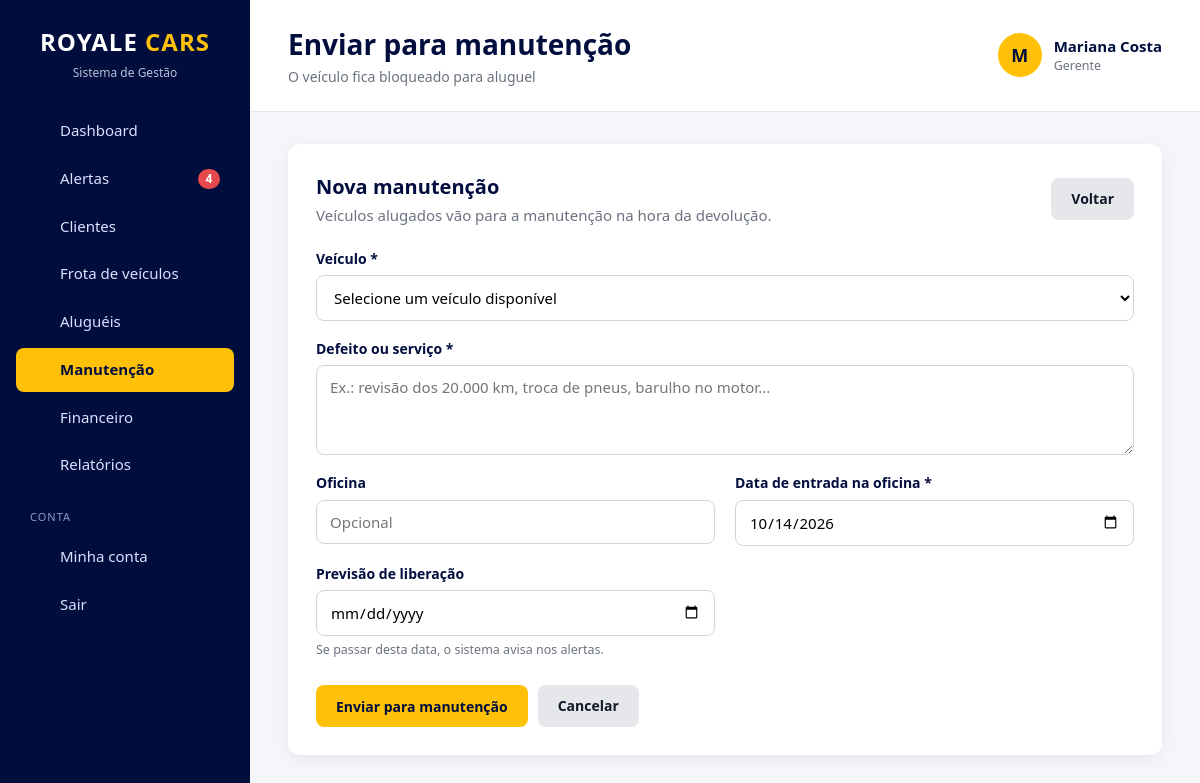
The page /manutencoes/cadastrar.php (signed in) on the database its author committed.
### tables this page shows
CREATE TABLE `usuario_permissoes` (
    `usuario_id` INT         NOT NULL,
    `permissao`  VARCHAR(50) NOT NULL,

    PRIMARY KEY (`usuario_id`, `permissao`),

    CONSTRAINT `fk_permissoes_usuario`
        FOREIGN KEY (`usuario_id`) REFERENCES `usuarios` (`id`)
        ON DELETE CASCADE
);

CREATE TABLE `usuarios` (
    `id`            INT          NOT NULL AUTO_INCREMENT,
    `nome`          VARCHAR(100) NOT NULL,
    `email`         VARCHAR(150) NOT NULL,
    `senha`         VARCHAR(255) NOT NULL,
    `cargo`         ENUM('chefe','gerente','funcionario') NOT NULL DEFAULT 'funcionario',
    `ativo`         TINYINT(1)   NOT NULL DEFAULT 1,
    `trocar_senha`  TINYINT(1)   NOT NULL DEFAULT 0,
    `ultimo_acesso` DATETIME     NULL,
    `criado_em`     TIMESTAMP    NOT NULL DEFAULT CURRENT_TIMESTAMP,
    `atualizado_em` TIMESTAMP    NULL ON UPDATE CURRENT_TIMESTAMP,

    PRIMARY KEY (`id`),
    UNIQUE KEY `uk_usuarios_email` (`email`),

    CONSTRAINT `ck_usuarios_nome`  CHECK (CHAR_LENGTH(TRIM(`nome`)) >= 3),
    CONSTRAINT `ck_usuarios_email` CHECK (`email` LIKE '_%@_%._%'),
    CONSTRAINT `ck_usuarios_ativo` CHECK (`ativo` IN (0, 1))
);

### config/database.php (called while the page is built, shortened)
<?php
$usuario = 'root';

### includes/auth.php (called while the page is built, shortened)
<?php
function usuario_logado(): ?array
{
    static $usuario = false;
    if ($usuario !== false) {
        return $usuario;
    }
    $id = (int) ($_SESSION['usuario_id'] ?? 0);
    $dados = db_linha(
        'SELECT id, nome, email, cargo, ativo, trocar_senha FROM usuarios WHERE id = ?',
        [$id]
    );
    $dados['permissoes'] = array_column(
        db_todos('SELECT permissao FROM usuario_permissoes WHERE usuario_id = ?', [$id]),
        'permissao'
    );
    $usuario = $dados;
    return $usuario;
}
function eh_chefe(): bool
{
    $usuario = usuario_logado();
    return $usuario && $usuario['cargo'] === 'chefe';
}
function pode(string $permissao): bool
{
    $usuario = usuario_logado();
    return $usuario['cargo'] === 'chefe' || in_array($permissao, $usuario['permissoes'], true);
}
function exigir_login(): array
{
    $usuario = usuario_logado();
    return $usuario;
}
function exigir_permissao(string ...$permissoes): void
{
    exigir_login();
    foreach ($permissoes as $permissao) {
        if (pode($permissao)) {
            return;
        }
    }
}
    ?>

### includes/alertas.php (called while the page is built, shortened)
<?php
function buscar_alertas(): array
{
    $alertas = [
        'atrasadas'           => [],
        'devolucoes_proximas' => [],
        'em_manutencao'       => [],
        'cnh'                 => [],
        'login_suspeito'      => [],
    ];
    if (pode('locacoes_ver')) {
        $alertas['atrasadas'] = db_todos(
            "SELECT l.id, l.data_prevista, l.valor_diaria,
                    DATEDIFF(CURDATE(), l.data_prevista) AS dias_atraso,
                    c.nome AS cliente, c.telefone,
                    v.marca, v.modelo, v.placa
             FROM locacoes l
             JOIN clientes c ON c.id = l.cliente_id
             JOIN veiculos v ON v.id = l.veiculo_id
             WHERE l.status = 'Em andamento' AND l.data_prevista < CURDATE()
             ORDER BY l.data_prevista"
        );
        $alertas['devolucoes_proximas'] = db_todos(
            "SELECT l.id, l.data_prevista,
                    DATEDIFF(l.data_prevista, CURDATE()) AS faltam,
                    c.nome AS cliente, c.telefone,
                    v.marca, v.modelo, v.placa
             FROM locacoes l
             JOIN clientes c ON c.id = l.cliente_id
             JOIN veiculos v ON v.id = l.veiculo_id
             WHERE l.status = 'Em andamento'
               AND l.data_prevista BETWEEN CURDATE() AND DATE_ADD(CURDATE(), INTERVAL ? DAY)
             ORDER BY l.data_prevista",
            [DIAS_AVISO_DEVOLUCAO]
        );
    }
    if (pode('manutencoes') || pode('veiculos_ver')) {
        $alertas['em_manutencao'] = db_todos(
            "SELECT m.id, m.defeito, m.oficina, m.data_entrada, m.previsao_liberacao,
                    DATEDIFF(CURDATE(), m.data_entrada) AS dias_parado,
                    (m.previsao_liberacao IS NOT NULL AND m.previsao_liberacao < CURDATE()) AS previsao_vencida,
                    v.id AS veiculo_id, v.marca, v.modelo, v.placa
             FROM manutencoes m
             JOIN veiculos v ON v.id = m.veiculo_id
             WHERE m.status = 'Em andamento'
             ORDER BY m.data_entrada"
        );
    }
    if (pode('clientes_ver')) {
        $alertas['cnh'] = db_todos(
            "SELECT id, nome, telefone, cnh_validade,
                    DATEDIFF(cnh_validade, CURDATE()) AS dias
             FROM clientes
             WHERE arquivado = 0
               AND cnh_validade <= DATE_ADD(CURDATE(), INTERVAL ? DAY)
             ORDER BY cnh_validade",
            [DIAS_AVISO_CNH]
        );
    }
    return $alertas;
}
function contar_alertas(): int
{
    static $total = null;
    if ($total === null) {
        $total = 0;
        foreach (buscar_alertas() as $lista) {
            $total += count($lista);
        }
    }
    return $total;
}

### manutencoes/cadastrar.php (the view, shortened to what this page needs)
<?php
exigir_permissao('manutencoes');
$hoje = date('Y-m-d');
$erros = [];
$dados = [
    'veiculo_id'         => (int) ($_POST['veiculo_id'] ?? $_GET['veiculo_id'] ?? 0),
    'defeito'            => trim((string) ($_POST['defeito'] ?? '')),
    'oficina'            => trim((string) ($_POST['oficina'] ?? '')),
    'data_entrada'       => (string) ($_POST['data_entrada'] ?? $hoje),
    'previsao_liberacao' => (string) ($_POST['previsao_liberacao'] ?? ''),
];
$veiculos = db_todos(
    "SELECT id, marca, modelo, placa FROM veiculos
     WHERE arquivado = 0 AND status = 'Disponível'
     ORDER BY marca, modelo"
);
$titulo = 'Enviar para manutenção';
$subtitulo = 'O veículo fica bloqueado para aluguel';
$menu = 'manutencoes';
require RAIZ . '/includes/cabecalho.php';
?>
<div class="form-container">
    <div class="page-header">
        <div>
            <h2>Nova manutenção</h2>
            <p>Veículos alugados vão para a manutenção na hora da devolução.</p>
        </div>
        <a href="<?= e(url('manutencoes/index.php')) ?>" class="btn-secondary">Voltar</a>
    </div>
    <form method="POST" novalidate>
        <div class="form-grid">
            <div class="form-group inteiro">
                <label for="veiculo_id">Veículo *</label>
                <select id="veiculo_id" name="veiculo_id" class="<?= classe_erro($erros, 'veiculo_id') ?>" required>
                    <option value="">Selecione um veículo disponível</option>
                </select>
            </div>
            <div class="form-group inteiro">
                <label for="defeito">Defeito ou serviço *</label>
                <textarea id="defeito" name="defeito" maxlength="1000" class="<?= classe_erro($erros, 'defeito') ?>"
                          placeholder="Ex.: revisão dos 20.000 km, troca de pneus, barulho no motor..." required><?= e($dados['defeito']) ?></textarea>
            </div>
            <div class="form-group">
                <label for="oficina">Oficina</label>
                <input type="text" id="oficina" name="oficina" maxlength="150" value="<?= e($dados['oficina']) ?>" placeholder="Opcional">
            </div>
            <div class="form-group">
                <label for="data_entrada">Data de entrada na oficina *</label>
                <input type="date" id="data_entrada" name="data_entrada" value="<?= e($dados['data_entrada']) ?>" max="<?= $hoje ?>"
                       class="<?= classe_erro($erros, 'data_entrada') ?>" required>
            </div>
            <div class="form-group">
                <label for="previsao_liberacao">Previsão de liberação</label>
                <input type="date" id="previsao_liberacao" name="previsao_liberacao" value="<?= e($dados['previsao_liberacao']) ?>"
                       min="<?= $hoje ?>" class="<?= classe_erro($erros, 'previsao_liberacao') ?>">
                <small class="campo-ajuda">Se passar desta data, o sistema avisa nos alertas.</small>
            </div>
        </div>
        <div class="form-actions">
            <button type="submit" class="btn-primary" <?= !$veiculos ? 'disabled' : '' ?>>Enviar para manutenção</button>
            <a href="<?= e(url('manutencoes/index.php')) ?>" class="btn-secondary">Cancelar</a>
        </div>
    </form>
</div>
<?php require RAIZ . '/includes/rodape.php'; ?>

### includes/cabecalho.php (shortened to what this page needs)
<?php
$usuarioAtual = usuario_logado();
$subtitulo = $subtitulo ?? '';
$menu = $menu ?? '';
$itensMenu = [
    ['chave' => 'dashboard',   'texto' => 'Dashboard',         'link' => 'dashboard.php',            'icone' => 'inicio',     'mostrar' => true],
    ['chave' => 'alertas',     'texto' => 'Alertas',           'link' => 'alertas.php',              'icone' => 'alerta',     'mostrar' => true],
    ['chave' => 'clientes',    'texto' => 'Clientes',          'link' => 'clientes/index.php',       'icone' => 'clientes',   'mostrar' => pode('clientes_ver')],
    ['chave' => 'veiculos',    'texto' => 'Frota de veículos', 'link' => 'veiculos/index.php',       'icone' => 'veiculos',   'mostrar' => pode('veiculos_ver')],
    ['chave' => 'locacoes',    'texto' => 'Aluguéis',          'link' => 'locacoes/index.php',       'icone' => 'locacoes',   'mostrar' => pode('locacoes_ver')],
    ['chave' => 'manutencoes', 'texto' => 'Manutenção',        'link' => 'manutencoes/index.php',    'icone' => 'manutencao', 'mostrar' => pode('manutencoes')],
    ['chave' => 'financeiro',  'texto' => 'Financeiro',        'link' => 'financeiro/index.php',     'icone' => 'financeiro', 'mostrar' => pode('financeiro')],
    ['chave' => 'relatorios',  'texto' => 'Relatórios',        'link' => 'relatorios/index.php',     'icone' => 'relatorios', 'mostrar' => pode('relatorios') || pode('relatorios_financeiros')],
];
$totalAlertas = $usuarioAtual ? contar_alertas() : 0;
?>
<!DOCTYPE html>
<html lang="pt-BR">
<head>
    <link rel="stylesheet" href="<?= e(url('css/style.css')) ?>">
</head>
<body>
<aside class="sidebar" id="sidebar">
    <div class="logo">
        <h2>ROYALE <span>CARS</span></h2>
        <p class="logo-subtitle">Sistema de Gestão</p>
    </div>
    <nav class="menu">
        <?php foreach ($itensMenu as $item): ?>
            <?php if ($item['mostrar']): ?>
                <a href="<?= e(url($item['link'])) ?>" class="<?= $menu === $item['chave'] ? 'active' : '' ?>">
                    <?= icone($item['icone']) ?>
                    <span><?= e($item['texto']) ?></span>
                    <?php if ($item['chave'] === 'alertas' && $totalAlertas > 0): ?>
                        <b class="menu-contador"><?= $totalAlertas ?></b>
                    <?php endif; ?>
                </a>
            <?php endif; ?>
        <?php endforeach; ?>
        <p class="menu-secao">Conta</p>
        <a href="<?= e(url('configuracoes/index.php')) ?>" class="<?= $menu === 'configuracoes' ? 'active' : '' ?>">
            <?= icone('conta') ?>
            <span>Minha conta</span>
        </a>
        <form method="POST" action="<?= e(url('logout.php')) ?>">
            <button type="submit" class="menu-sair">
                <?= icone('sair') ?>
                <span>Sair</span>
            </button>
        </form>
    </nav>
</aside>
<main class="main">
    <header class="topbar">
        <div>
            <h1><?= e($titulo) ?></h1>
            <?php if ($subtitulo !== ''): ?>
                <p class="topbar-subtitle"><?= e($subtitulo) ?></p>
            <?php endif; ?>
        </div>
        <?php if ($usuarioAtual): ?>
            <div class="usuario-topo">
                <div class="usuario-avatar"><?= e(mb_strtoupper(mb_substr($usuarioAtual['nome'], 0, 1))) ?></div>
                <div>
                    <strong><?= e($usuarioAtual['nome']) ?></strong>
                    <small><?= e(CARGOS[$usuarioAtual['cargo']] ?? '') ?></small>
                </div>
            </div>
        <?php endif; ?>
    </header>
    <section class="content">

### includes/funcoes.php (shortened to what this page needs)
<?php
function db_consulta(string $sql, array $parametros = []): mysqli_stmt
{
    global $conexao;
    $stmt = $conexao->prepare($sql);
    if ($parametros) {
        $tipos = '';
        foreach ($parametros as $i => $valor) {
            if (is_bool($valor)) {
                $parametros[$i] = (int) $valor;
                $tipos .= 'i';
            } elseif (is_int($valor)) {
                $tipos .= 'i';
            } elseif (is_float($valor)) {
                $tipos .= 'd';
            } else {
                $tipos .= 's';
            }
        }
        $stmt->bind_param($tipos, ...$parametros);
    }
    $stmt->execute();
    return $stmt;
}
function db_todos(string $sql, array $parametros = []): array
{
    $resultado = db_consulta($sql, $parametros)->get_result();
    return $resultado ? $resultado->fetch_all(MYSQLI_ASSOC) : [];
}
function db_linha(string $sql, array $parametros = []): ?array
{
    $resultado = db_consulta($sql, $parametros)->get_result();
    $linha = $resultado ? $resultado->fetch_assoc() : null;
    return $linha ?: null;
}
function url(string $caminho = ''): string
{
    return BASE_URL . '/' . ltrim($caminho, '/');
}
function e($texto): string
{
    return htmlspecialchars((string) $texto, ENT_QUOTES, 'UTF-8');
}
function classe_erro(array $erros, string $campo): string
{
    return isset($erros[$campo]) ? ' invalido' : '';
}
function icone(string $nome): string
{
    $desenhos = [
        'inicio'     => '<path d="M3 10.5 12 3l9 7.5"/><path d="M5 9.5V21h14V9.5"/>',
        'alerta'     => '<path d="M6 8a6 6 0 0 1 12 0c0 7 3 9 3 9H3s3-2 3-9"/><path d="M10.3 21a1.94 1.94 0 0 0 3.4 0"/>',
        'clientes'   => '<circle cx="9" cy="7" r="4"/><path d="M3 21v-2a4 4 0 0 1 4-4h4a4 4 0 0 1 4 4v2"/><path d="M16 3.13a4 4 0 0 1 0 7.75"/><path d="M21 21v-2a4 4 0 0 0-3-3.85"/>',
        'veiculos'   => '<path d="M5 17H3v-5l2-5h14l2 5v5h-2"/><circle cx="7.5" cy="17" r="2"/><circle cx="16.5" cy="17" r="2"/><path d="M9.5 17h5"/><path d="M3 12h18"/>',
        'locacoes'   => '<circle cx="7.5" cy="15.5" r="4.5"/><path d="M10.7 12.3 21 2"/><path d="m16 7 3 3"/><path d="m19 4 2 2"/>',
        'manutencao' => '<path d="M14.7 6.3a1 1 0 0 0 0 1.4l1.6 1.6a1 1 0 0 0 1.4 0l3.77-3.77a6 6 0 0 1-7.94 7.94l-6.91 6.91a2.12 2.12 0 0 1-3-3l6.91-6.91a6 6 0 0 1 7.94-7.94l-3.76 3.76z"/>',
        'financeiro' => '<rect x="2" y="6" width="20" height="12" rx="2"/><circle cx="12" cy="12" r="2.5"/><path d="M6 12h.01M18 12h.01"/>',
        'relatorios' => '<path d="M3 3v18h18"/><path d="M7 16v-5"/><path d="M12 16V7"/><path d="M17 16v-3"/>',
        'admin'      => '<path d="M12 22s8-4 8-10V5l-8-3-8 3v7c0 6 8 10 8 10z"/>',
        'conta'      => '<circle cx="12" cy="8" r="4"/><path d="M4 21v-1a6 6 0 0 1 6-6h4a6 6 0 0 1 6 6v1"/>',
        'sair'       => '<path d="M9 21H5a2 2 0 0 1-2-2V5a2 2 0 0 1 2-2h4"/><path d="m16 17 5-5-5-5"/><path d="M21 12H9"/>',
    ];
    return '<svg class="icone" viewBox="0 0 24 24" fill="none" stroke="currentColor" stroke-width="2" '
         . 'stroke-linecap="round" stroke-linejoin="round" aria-hidden="true">'
         . ($desenhos[$nome] ?? '') . '</svg>';
}

### rows shown on the page
usuario_permissoes: texto "Financeiro"
usuario_permissoes: texto "Relatórios"
usuarios: nome "M", nome "Mariana Costa", cargo "Gerente"

### other values the page prints
$item['texto'] "Dashboard"
$item['texto'] "Alertas"
$item['texto'] "Clientes"
$item['texto'] "Frota de veículos"
$item['texto'] "Aluguéis"
$item['texto'] "Manutenção"
$titulo "Enviar para manutenção"
$subtitulo "O veículo fica bloqueado para aluguel"
